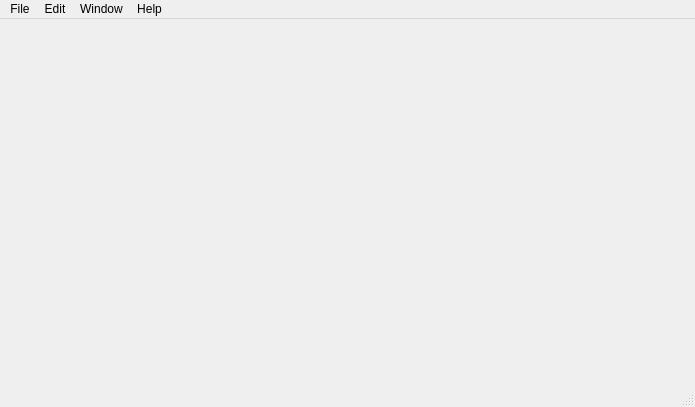
<?xml version="1.0" encoding="UTF-8"?>
<ui version="4.0">
 <class>MainWindow</class>
 <widget class="QMainWindow" name="MainWindow">
  <property name="geometry">
   <rect>
    <x>0</x>
    <y>0</y>
    <width>695</width>
    <height>407</height>
   </rect>
  </property>
  <property name="baseSize">
   <size>
    <width>1280</width>
    <height>720</height>
   </size>
  </property>
  <property name="windowTitle">
   <string>aiNodes</string>
  </property>
  <property name="windowOpacity">
   <double>1.000000000000000</double>
  </property>
  <property name="styleSheet">
   <string notr="true"/>
  </property>
  <widget class="QWidget" name="centralwidget"/>
  <widget class="QMenuBar" name="menubar">
   <property name="geometry">
    <rect>
     <x>0</x>
     <y>0</y>
     <width>695</width>
     <height>22</height>
    </rect>
   </property>
   <widget class="QMenu" name="menuFile">
    <property name="title">
     <string>File</string>
    </property>
    <addaction name="actionRestart"/>
    <addaction name="actionSoft_Restart"/>
   </widget>
   <widget class="QMenu" name="menuEdit">
    <property name="title">
     <string>Edit</string>
    </property>
    <addaction name="actionSave_System_Settings"/>
    <addaction name="actionSave_Diffusion_Settings"/>
   </widget>
   <widget class="QMenu" name="menuWindow">
    <property name="title">
     <string>Window</string>
    </property>
    <addaction name="actionAnim"/>
    <addaction name="actionPreview"/>
    <addaction name="actionPrompt"/>
    <addaction name="actionRunControl"/>
    <addaction name="actionSampler"/>
    <addaction name="actionSliders"/>
    <addaction name="actionThumbnails"/>
    <addaction name="actionTxt2img"/>
    <addaction name="separator"/>
    <addaction name="actionNodes"/>
    <addaction name="actionImageLab"/>
    <addaction name="actionOutpaint"/>
   </widget>
   <widget class="QMenu" name="menuHelp">
    <property name="title">
     <string>Help</string>
    </property>
    <addaction name="actionaiNodes_Help"/>
    <addaction name="separator"/>
    <addaction name="actionAbout_aiNodes"/>
   </widget>
   <addaction name="menuFile"/>
   <addaction name="menuEdit"/>
   <addaction name="menuWindow"/>
   <addaction name="menuHelp"/>
  </widget>
  <widget class="QStatusBar" name="statusbar">
   <property name="minimumSize">
    <size>
     <width>0</width>
     <height>30</height>
    </size>
   </property>
   <property name="baseSize">
    <size>
     <width>0</width>
     <height>200</height>
    </size>
   </property>
  </widget>
  <action name="actionaiNodes_Help">
   <property name="text">
    <string>aiNodes Help</string>
   </property>
  </action>
  <action name="actionAbout_aiNodes">
   <property name="text">
    <string>About aiNodes</string>
   </property>
  </action>
  <action name="actionAnim">
   <property name="text">
    <string>Animation Controls</string>
   </property>
  </action>
  <action name="actionPreview">
   <property name="text">
    <string>Preview</string>
   </property>
  </action>
  <action name="actionPrompt">
   <property name="text">
    <string>Prompt</string>
   </property>
  </action>
  <action name="actionRunControl">
   <property name="text">
    <string>Run Control</string>
   </property>
  </action>
  <action name="actionSampler">
   <property name="text">
    <string>Sampler Settings</string>
   </property>
  </action>
  <action name="actionSliders">
   <property name="text">
    <string>Image Setup</string>
   </property>
  </action>
  <action name="actionThumbnails">
   <property name="text">
    <string>Thumbnail Gallery</string>
   </property>
  </action>
  <action name="actionTxt2img">
   <property name="text">
    <string>Simple txt-2-img</string>
   </property>
  </action>
  <action name="actionNodes">
   <property name="text">
    <string>Nodes</string>
   </property>
  </action>
  <action name="actionSave_System_Settings">
   <property name="text">
    <string>Save System Settings</string>
   </property>
  </action>
  <action name="actionSave_Diffusion_Settings">
   <property name="text">
    <string>Save Diffusion Settings</string>
   </property>
  </action>
  <action name="actionRestart">
   <property name="text">
    <string>Restart</string>
   </property>
  </action>
  <action name="actionSoft_Restart">
   <property name="text">
    <string>Soft Restart</string>
   </property>
  </action>
  <action name="actionImageLab">
   <property name="text">
    <string>Image Lab</string>
   </property>
  </action>
  <action name="actionOutpaint">
   <property name="text">
    <string>Outpaint</string>
   </property>
  </action>
 </widget>
 <resources/>
 <connections/>
</ui>
